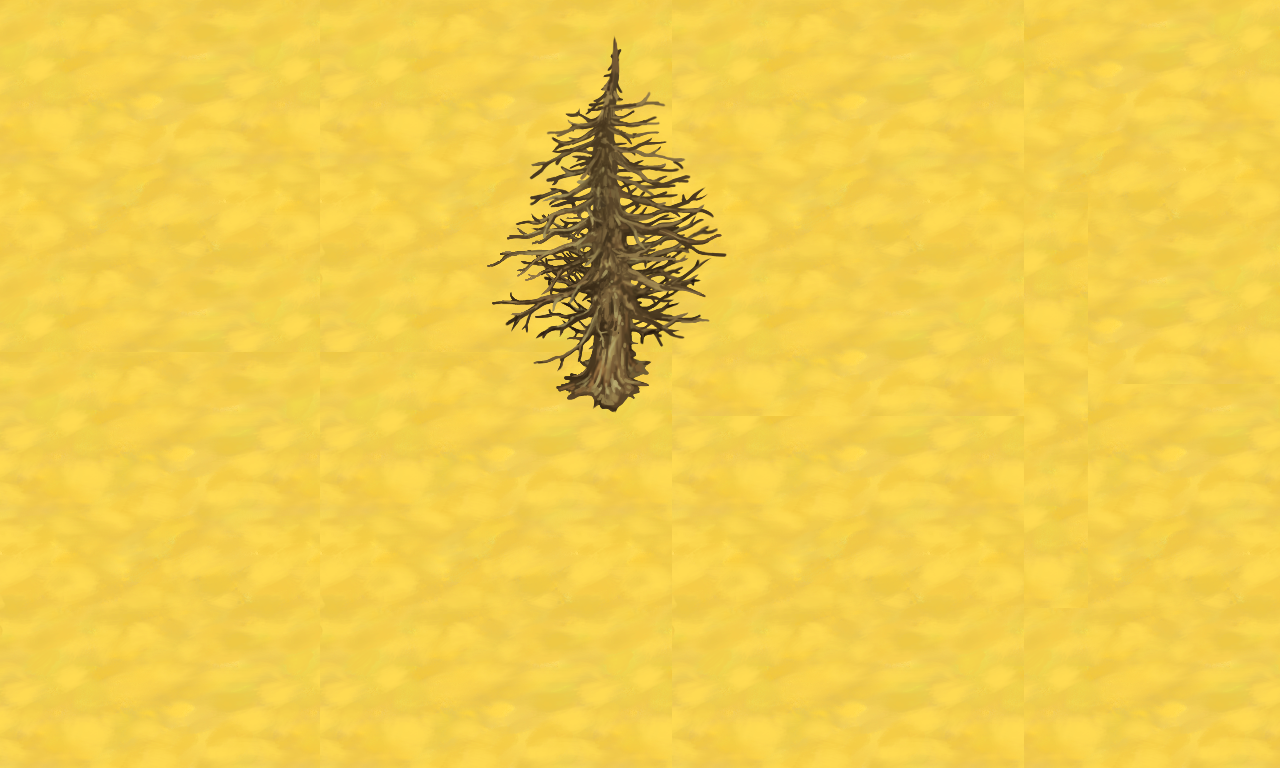

The image is a tile-based game level rendered from a .tmx file. Its description and complete source (layers, tilesets, objects, tile grids) follow:
An orthogonal 40x24 tile map with 32x32 px tiles, 2 tile layers (Background, Foreground) and 1 object.

<map version="1.0" orientation="orthogonal" renderorder="right-down" width="40" height="24" tilewidth="32" tileheight="32" nextobjectid="9">
 <tileset firstgid="1" name="desert" tilewidth="32" tileheight="32" tilecount="3136" columns="56">
  <image source="media/_Spritesheet_tileset.png" width="1792" height="1792" />
 </tileset>
 <layer name="Background" width="40" height="24">
  <data encoding="csv">
288,289,290,291,292,293,294,295,296,297,287,288,289,290,291,292,293,294,295,296,297,287,288,289,290,291,292,293,294,295,296,297,346,347,348,349,350,351,352,353,
344,345,346,347,348,349,350,351,352,353,343,344,345,346,347,348,349,350,351,352,353,343,344,345,346,347,348,349,350,351,352,353,402,403,404,405,406,407,408,409,
400,401,402,403,404,405,406,407,408,409,399,400,401,402,403,404,405,406,407,408,409,399,400,401,402,403,404,405,406,407,408,409,458,459,460,461,462,463,464,465,
456,457,458,459,460,461,462,463,464,465,455,456,457,458,459,460,461,462,463,464,465,455,456,457,458,459,460,461,462,463,464,465,514,515,516,517,518,519,520,521,
512,513,514,515,516,517,518,519,520,521,511,512,513,514,515,516,517,518,519,520,521,511,512,513,514,515,516,517,518,519,520,521,570,571,572,573,574,575,576,577,
568,569,570,571,572,573,574,575,576,577,567,568,569,570,571,572,573,574,575,576,577,567,568,569,570,571,572,573,574,575,576,577,626,627,628,629,630,631,632,633,
624,625,626,627,628,629,630,631,632,633,623,624,625,626,627,628,629,630,631,632,633,623,624,625,626,627,628,629,630,631,632,633,297,298,684,685,686,687,688,689,
680,681,682,683,684,685,686,687,688,689,679,680,681,682,683,684,685,686,687,688,689,679,680,681,682,683,684,685,686,687,688,689,353,354,740,741,742,743,744,745,
736,737,738,739,740,741,742,743,744,745,735,736,737,738,739,740,741,742,743,744,745,735,736,737,738,739,740,741,742,743,744,745,409,410,796,797,798,799,800,801,
792,793,794,795,796,797,798,799,800,801,791,792,793,794,795,796,797,798,799,800,801,791,792,793,794,795,796,797,798,799,800,801,465,466,852,853,854,855,856,857,
848,849,850,851,852,853,854,855,856,857,847,848,849,850,851,852,853,854,855,856,857,847,848,849,850,851,852,853,854,855,856,857,521,522,908,909,910,911,912,913,
287,288,289,290,291,292,293,294,295,296,287,288,289,290,291,292,293,294,295,296,297,903,904,905,906,907,908,909,910,911,912,913,577,578,964,965,966,967,968,969,
343,344,345,346,347,348,349,350,351,352,343,344,345,346,347,348,349,350,351,352,353,959,960,961,962,963,964,965,966,967,968,969,633,634,346,347,348,349,350,351,
399,400,401,402,403,404,405,406,407,408,399,400,401,402,403,404,405,406,407,408,409,399,400,401,402,403,404,405,406,407,408,409,689,690,402,403,404,405,406,407,
455,456,457,458,459,460,461,462,463,464,455,456,457,458,459,460,461,462,463,464,465,455,456,457,458,459,460,461,462,463,464,465,745,746,458,459,460,461,462,463,
511,512,513,514,515,516,517,518,519,520,511,512,513,514,515,516,517,518,519,520,521,511,512,513,514,515,516,517,518,519,520,521,801,802,514,515,516,517,518,519,
567,568,569,570,571,572,573,574,575,576,567,568,569,570,571,572,573,574,575,576,577,567,568,569,570,571,572,573,574,575,576,577,857,858,570,571,572,573,574,575,
623,624,625,626,627,628,629,630,631,632,623,624,625,626,627,628,629,630,631,632,633,623,624,625,626,627,628,629,630,631,632,633,913,914,626,627,628,629,630,631,
679,680,681,682,683,684,685,686,687,688,679,680,681,682,683,684,685,686,687,688,689,679,680,681,682,683,684,685,686,687,688,689,969,970,682,683,684,685,686,687,
735,736,737,738,739,740,741,742,743,744,735,736,737,738,739,740,741,742,743,744,745,735,736,737,738,739,740,741,742,743,744,745,736,737,738,739,740,741,742,743,
791,792,793,794,795,796,797,798,799,800,791,792,793,794,795,796,797,798,799,800,801,791,792,793,794,795,796,797,798,799,800,801,792,793,794,795,796,797,798,799,
847,848,849,850,851,852,853,854,855,856,847,848,849,850,851,852,853,854,855,856,857,847,848,849,850,851,852,853,854,855,856,857,848,849,850,851,852,853,854,855,
903,904,905,906,907,908,909,910,911,912,903,904,905,906,907,908,909,910,911,912,913,903,904,905,906,907,908,909,910,911,912,913,904,905,906,907,908,909,910,911,
959,960,961,962,963,964,965,966,967,968,959,960,961,962,963,964,965,966,967,968,969,959,960,961,962,963,964,965,966,967,968,969,960,961,962,963,964,965,966,967
</data>
 </layer>
 <layer name="Foreground" width="40" height="24">
  <data encoding="csv">
0,0,0,0,0,0,0,0,0,0,0,0,0,0,0,0,0,0,0,0,0,0,0,0,0,0,0,0,0,0,0,0,0,0,0,0,0,0,0,0,
0,0,0,0,0,0,0,0,0,0,0,0,0,0,0,2393,2394,2395,2396,2397,2398,2399,2400,0,0,0,0,0,0,0,0,0,0,0,0,0,0,0,0,0,
0,0,0,0,0,0,0,0,0,0,0,0,0,0,0,2449,2450,2451,2452,2453,2454,2455,2456,0,0,0,0,0,0,0,0,0,0,0,0,0,0,0,0,0,
0,0,0,0,0,0,0,0,0,0,0,0,0,0,0,2505,2506,2507,2508,2509,2510,2511,2512,0,0,0,0,0,0,0,0,0,0,0,0,0,0,0,0,0,
0,0,0,0,0,0,0,0,0,0,0,0,0,0,0,2561,2562,2563,2564,2565,2566,2567,2568,0,0,0,0,0,0,0,0,0,0,0,0,0,0,0,0,0,
0,0,0,0,0,0,0,0,0,0,0,0,0,0,0,2617,2618,2619,2620,2621,2622,2623,2624,0,0,0,0,0,0,0,0,0,0,0,0,0,0,0,0,0,
0,0,0,0,0,0,0,0,0,0,0,0,0,0,0,2673,2674,2675,2676,2677,2678,2679,2680,0,0,0,0,0,0,0,0,0,0,0,0,0,0,0,0,0,
0,0,0,0,0,0,0,0,0,0,0,0,0,0,0,2729,2730,2731,2732,2733,2734,2735,2736,0,0,0,0,0,0,0,0,0,0,0,0,0,0,0,0,0,
0,0,0,0,0,0,0,0,0,0,0,0,0,0,0,2785,2786,2787,2788,2789,2790,2791,2792,0,0,0,0,0,0,0,0,0,0,0,0,0,0,0,0,0,
0,0,0,0,0,0,0,0,0,0,0,0,0,2395,0,2841,2842,2843,2844,2845,2846,2847,2848,0,0,0,0,0,0,0,0,0,0,0,0,0,0,0,0,0,
0,0,0,0,0,0,0,0,0,0,0,0,0,0,0,2897,2898,2899,2900,2901,2902,2903,2904,0,0,0,0,0,0,0,0,0,0,0,0,0,0,0,0,0,
0,0,0,0,0,0,0,0,0,0,0,0,0,0,0,2953,2954,2955,2956,2957,2958,2959,2960,0,0,0,0,0,0,0,0,0,0,0,0,0,0,0,0,0,
0,0,0,0,0,0,0,0,0,0,0,0,0,0,0,3009,3010,3011,3012,3013,3014,3015,3016,0,0,0,0,0,0,0,0,0,0,0,0,0,0,0,0,0,
0,0,0,0,0,0,0,0,0,0,0,0,0,0,0,0,0,0,0,0,0,0,0,0,0,0,0,0,0,0,0,0,0,0,0,0,0,0,0,0,
0,0,0,0,0,0,0,0,0,0,0,0,0,0,0,0,0,0,0,0,0,0,0,0,0,0,0,0,0,0,0,0,0,0,0,0,0,0,0,0,
0,0,0,0,0,0,0,0,0,0,0,0,0,0,0,0,0,0,0,0,0,0,0,0,0,0,0,0,0,0,0,0,0,0,0,0,0,0,0,0,
0,0,0,0,0,0,0,0,0,0,0,0,0,0,0,0,0,0,0,0,0,0,0,0,0,0,0,0,0,0,0,0,0,0,0,0,0,0,0,0,
0,0,0,0,0,0,0,0,0,0,0,0,0,0,0,0,0,0,0,0,0,0,0,0,0,0,0,0,0,0,0,0,0,0,0,0,0,0,0,0,
0,0,0,0,0,0,0,0,0,0,0,0,0,0,0,0,0,0,0,0,0,0,0,0,0,0,0,0,0,0,0,0,0,0,0,0,0,0,0,0,
0,0,0,0,0,0,0,0,0,0,0,0,0,0,0,0,0,0,0,0,0,0,0,0,0,0,0,0,0,0,0,0,0,0,0,0,0,0,0,0,
0,0,0,0,0,0,0,0,0,0,0,0,0,0,0,0,0,0,0,0,0,0,0,0,0,0,0,0,0,0,0,0,0,0,0,0,0,0,0,0,
0,0,0,0,0,0,0,0,0,0,0,0,0,0,0,0,0,0,0,0,0,0,0,0,0,0,0,0,0,0,0,0,0,0,0,0,0,0,0,0,
0,0,0,0,0,0,0,0,0,0,0,0,0,0,0,0,0,0,0,0,0,0,0,0,0,0,0,0,0,0,0,0,0,0,0,0,0,0,0,0,
0,0,0,0,0,0,0,0,0,0,0,0,0,0,0,0,0,0,0,0,0,0,0,0,0,0,0,0,0,0,0,0,0,0,0,0,0,0,0,0
</data>
 </layer>
 <objectgroup name="Tree">
  <object id="8" x="544" y="352" width="128" height="64" />
 </objectgroup>
</map>
